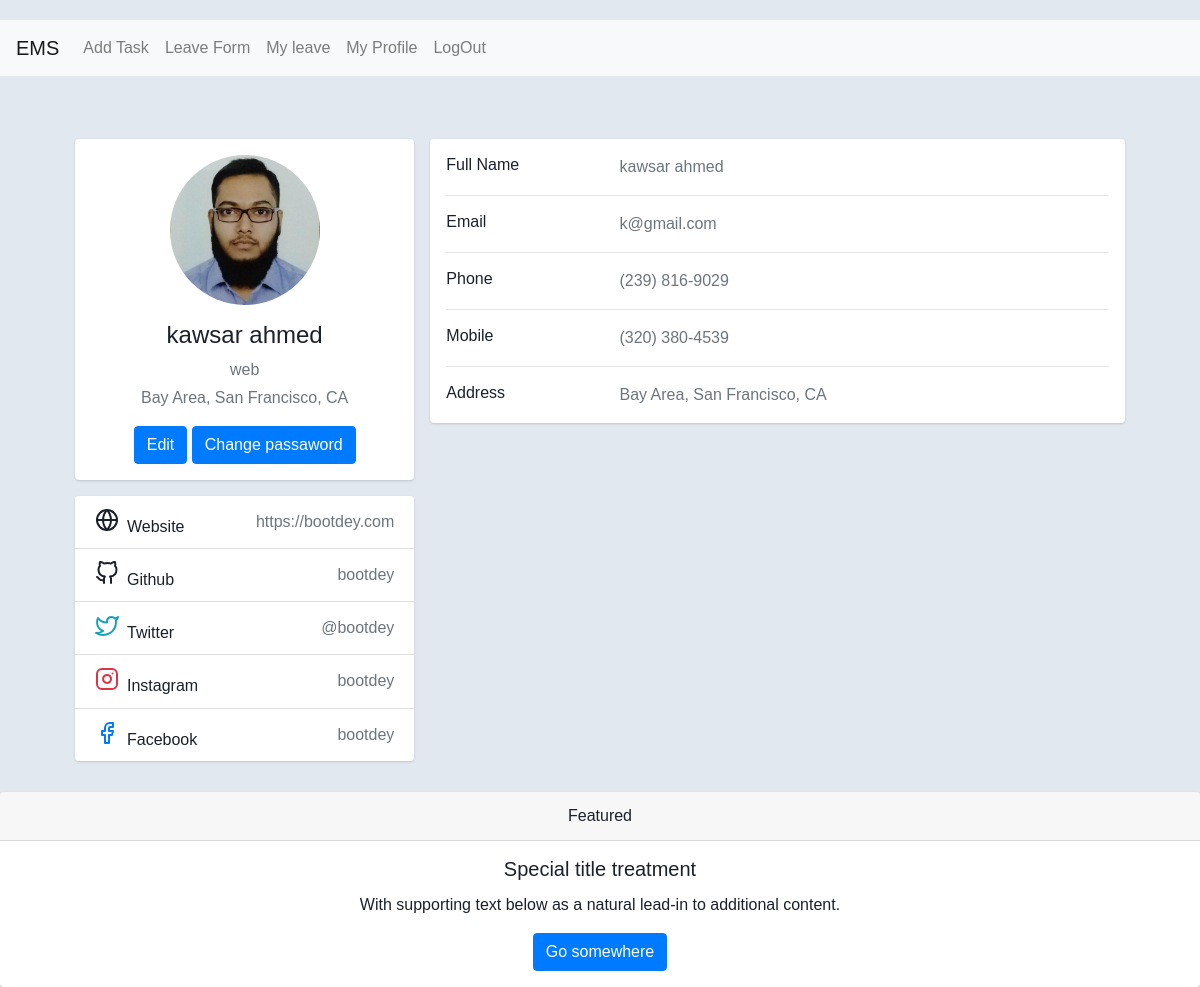
/my-profile (signed in), run on an earlier commit of the app's database.
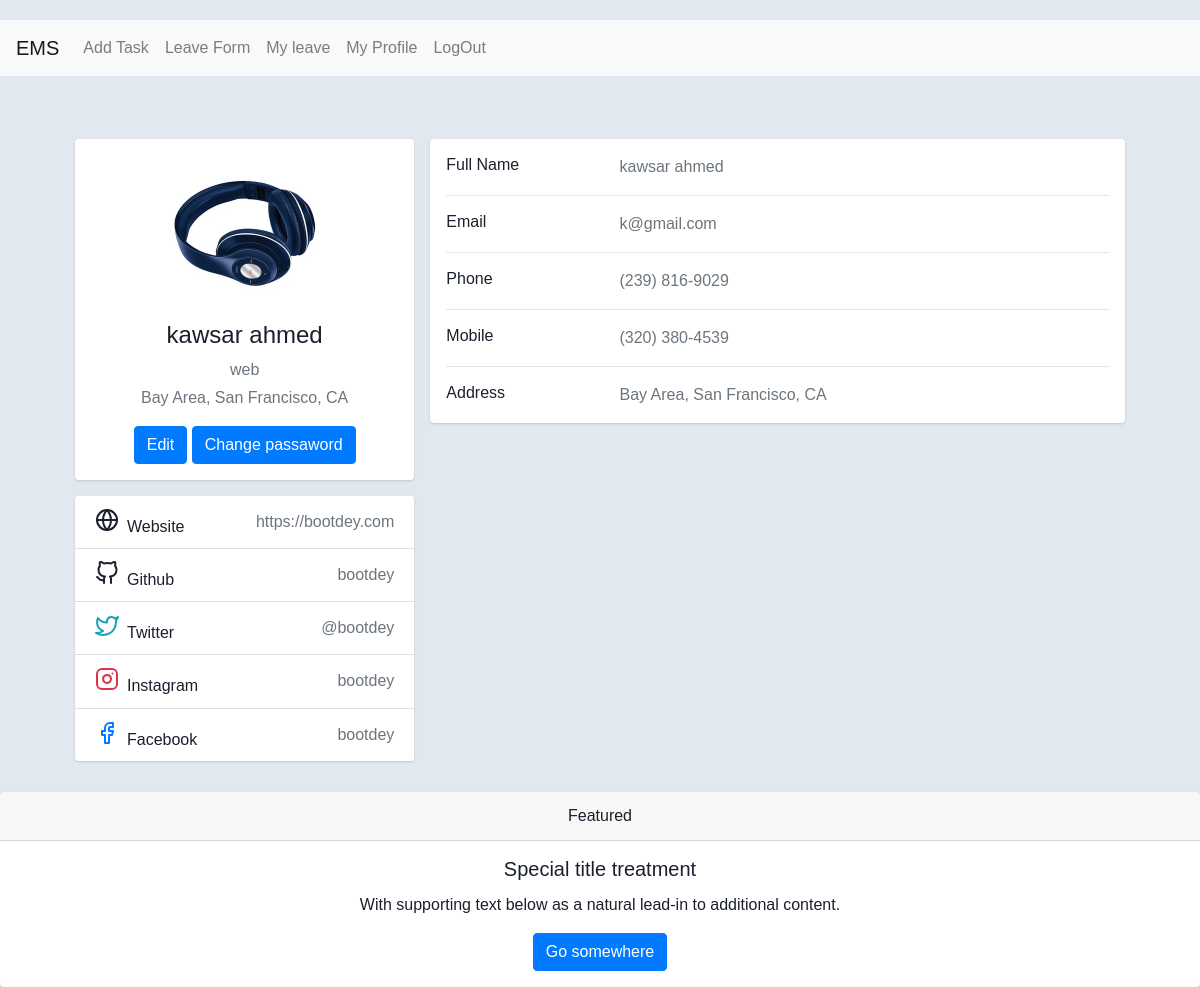
And on a later commit of the database.
### ppemsapp/models.py (models this page shows, shortened)
class Profile(models.Model):
    user = models.OneToOneField(User, on_delete=models.CASCADE)
    department = models.CharField(max_length = 250)
    profile_image = models.ImageField(blank = True, null = True, upload_to='img', default='si.png')
    def imgurl(self):
        try:
            image = self.profile_image.url
        except:
            image = ''
        return image

### ppemsapp/views.py (the view)
# urls.py: path('my-profile', my_profile, name='my_profile'),
@login_required(login_url='/login')
def my_profile(request):
    if request.user.is_authenticated:
        try:
            user = request.user
            print(user)
            if user:
                profile = Profile.objects.get(user = user)
                context = {'profile':profile}
                print('asdeeu')
                return render(request, 'profile.html', context)
        except:
            message = "user is not logged in"
            context = {'message':message}
            return render(request, 'profile.html', context)
    else:
        return redirect("/login")

### ppemsapp/templatetags/has_group.py (called while the page is built)
@register.filter(name='has_group')
def has_group(user, group_name):
    group = Group.objects.get(name=group_name)
    return True if group in user.groups.all() else False

### templates/profile.html (shortened to what the changed rows need)
{% extends 'base.html' %}
{% block content %}
<div class="container">
    <div class="main-body mt-5">
          <div class="row gutters-sm">
            <div class="col-md-4 mb-3">
              <div class="card">
                <div class="card-body">
                  <div class="d-flex flex-column align-items-center text-center">
                    <img src="{{ profile.imgurl }}" alt="Admin" class="rounded-circle" width="150">
                    <div class="mt-3">
                      <h4>{{ profile.user.first_name }} {{ profile.user.last_name }}</h4>
                      <p class="text-secondary mb-1">{{ profile.department }}</p>
                      <p class="text-muted font-size-sm">Bay Area, San Francisco, CA</p>
                      <a href="{% url 'edit_profile' %}"><button class="btn btn-primary">Edit</button></a>
                      <a href="{% url 'change_passaword' %}"><button class="btn btn-primary">Change passaword</button></a>
                    </div>
                  </div>
                </div>
              </div>
            </div>
            <div class="col-md-8">
              <div class="card mb-3">
                <div class="card-body">
                  <div class="row">
                    <div class="col-sm-3">
                      <h6 class="mb-0">Full Name</h6>
                    </div>
                    <div class="col-sm-9 text-secondary">
                      {{ profile.user.first_name }} {{ profile.user.last_name }}
                    </div>
                  </div>
                  <div class="row">
                    <div class="col-sm-3">
                      <h6 class="mb-0">Email</h6>
                    </div>
                    <div class="col-sm-9 text-secondary">
                      {{ profile.user.email }}
                    </div>
                  </div>
                </div>
              </div>
            </div>
          </div>
        </div>
    </div>
{% endblock %}

What changed in the data, as far as the page shows it:
changed Profile "web": imgurl: a different picture
